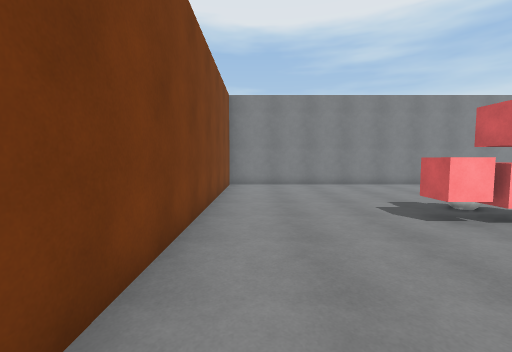
view 1 (above)

16 first-person views from a walk through a Unity game level. The camera is 1.5 m above the floor, tilts 4° down and sees 90° across. The floor is counted in squares, 1 m on a side. Each view is taken from the middle of a square. On the plan, view 1 faces up. The plan holds only what a view shows up to about 13 squares ahead; the rest is blank. The player is left out. Surface patterns are stand-ins for the level's own textures.

view 2
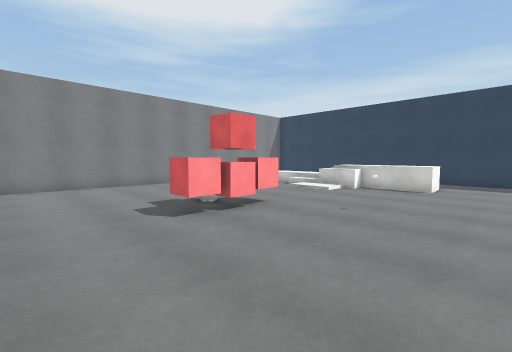

view 3
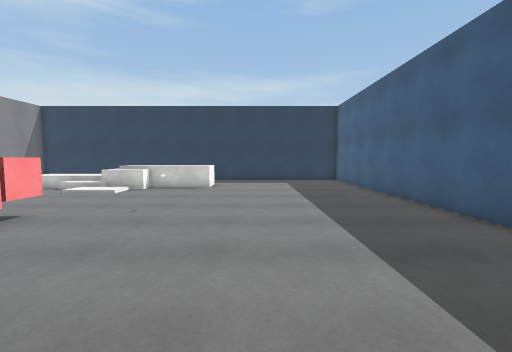

view 4
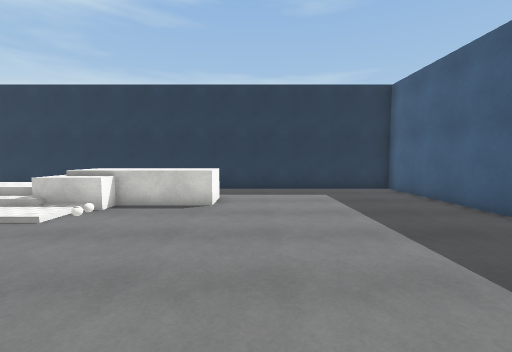

view 5
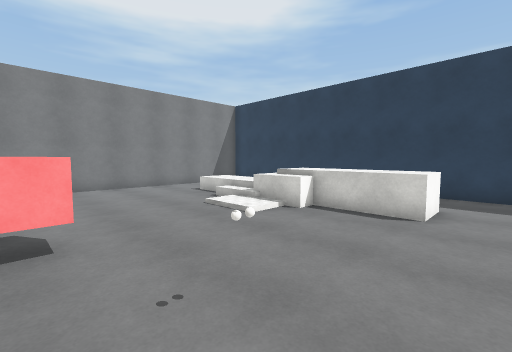

view 6
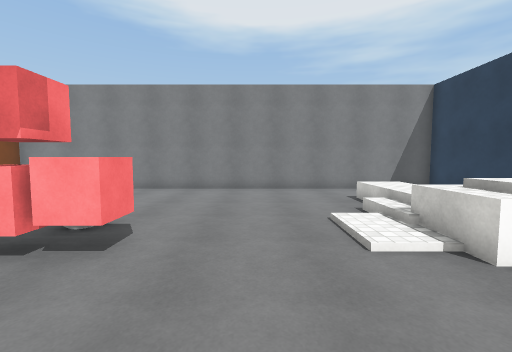

view 7
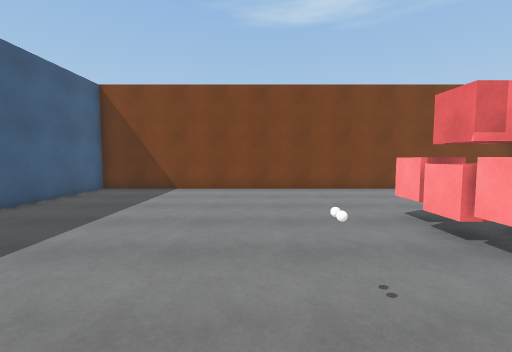

view 8
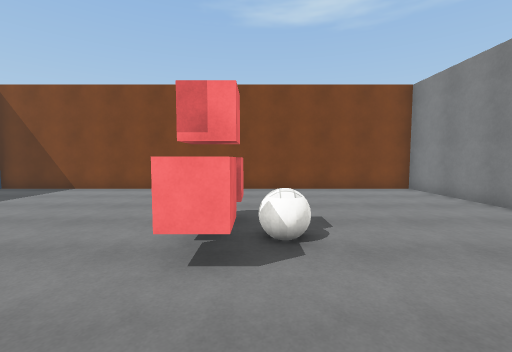

view 9
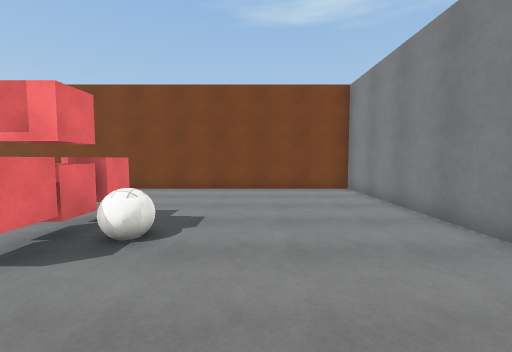

view 10
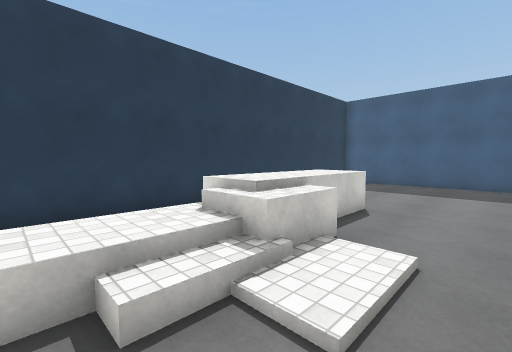

view 11
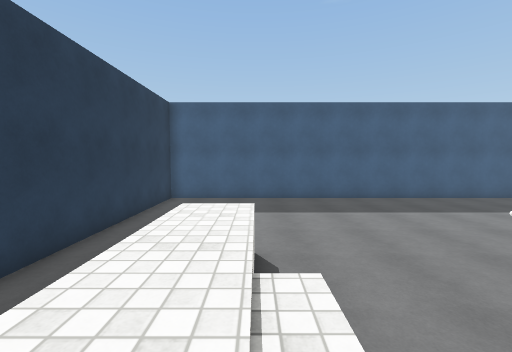

view 12
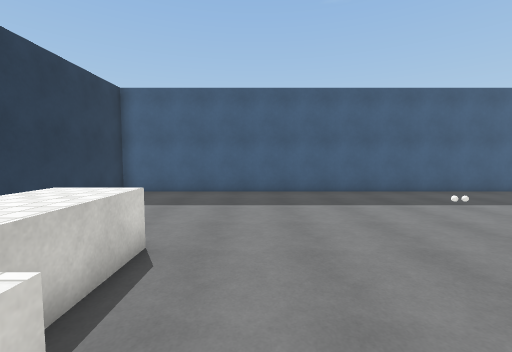

view 13
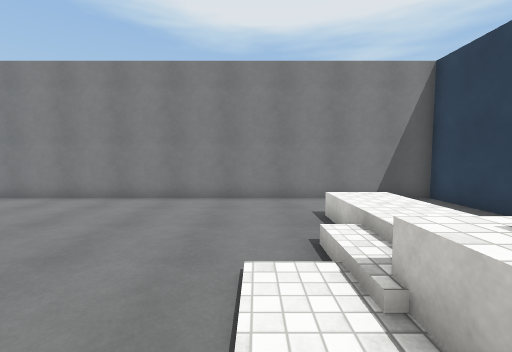

view 14
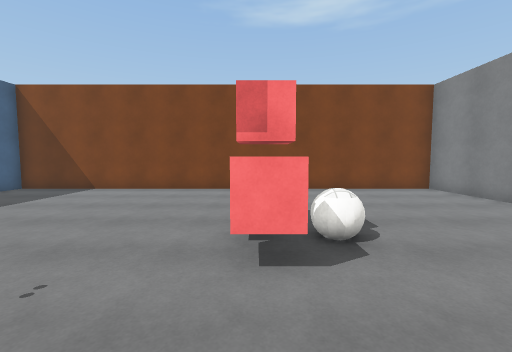

view 15
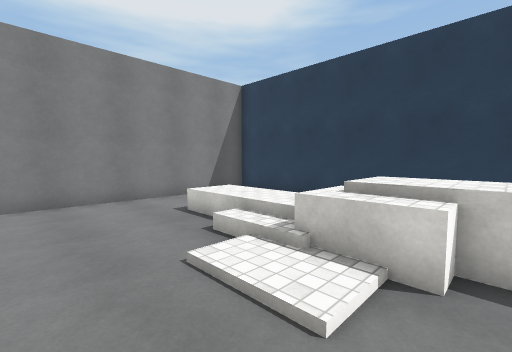

view 16
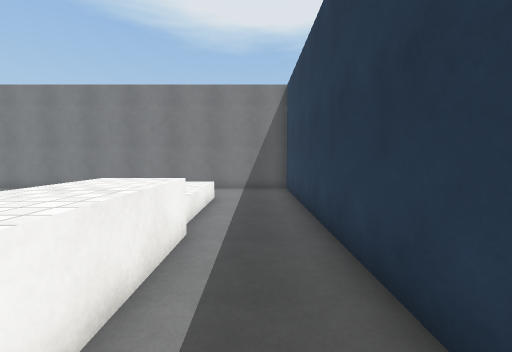

### Floor plan
Key: @ floor where view 1 was taken; # wall or solid block; . main floor; : floor 0.5 m higher than the main floor; + floor 1 m higher than the main floor; / step, stairs or slope; = window, fence, low wall or low ledge; v drop or lower ground; B ball; C red cube; O other object.
Columns run from 2 left of view 1 to 19 right of it. Each row starts with its distance up from view 1.
 15 ######################
 14 #....................#
 13 #....................#
 12 #...............=v...#
 11 #...............=:...#
 10 #...............=:...#
  9 #..............//:...#
  8 #.......B.....///:...#
  7 #......CCC..../O//#..#
  6 #.....CCCCC.../O/+v..#
  5 #...............=+v..#
  4 #...............=+v..#
  3 #..........O....=+v..#
  2 #....................#
  1 #....................#
  0 #.@..................#
 -1 #....................#
 -2 #....................#
 -3 #....................#
 -4 #....................#
 -5 #....................#
 -6 ######################

Where each view was taken, in squares from view 1:
view 1: 0 up, 0 right, facing up
view 2: 0 up, 1 right, facing up-right
view 3: 0 up, 1 right, facing right
view 4: 1 up, 6 right, facing right
view 5: 1 up, 7 right, facing up-right
view 6: 2 up, 10 right, facing up
view 7: 2 up, 11 right, facing left
view 8: 7 up, 11 right, facing left
view 9: 10 up, 11 right, facing left
view 10: 10 up, 11 right, facing down-right
view 11: 8 up, 14 right, facing down
view 12: 7 up, 12 right, facing down
view 13: 5 up, 12 right, facing up
view 14: 6 up, 11 right, facing left
view 15: 5 up, 10 right, facing up-right
view 16: 2 up, 17 right, facing up
